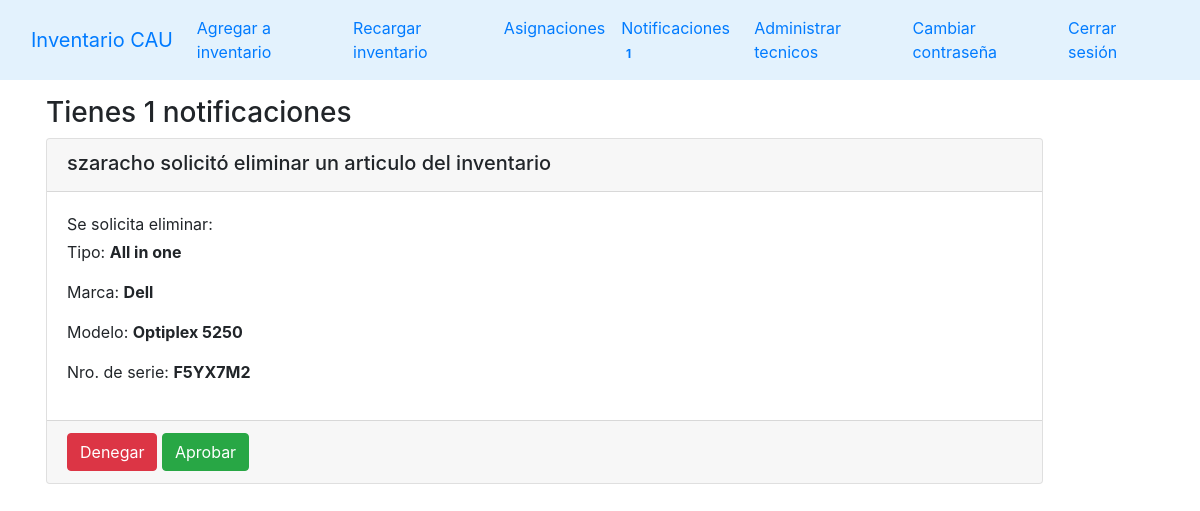
Page /notifications (signed in) on the earlier database version.
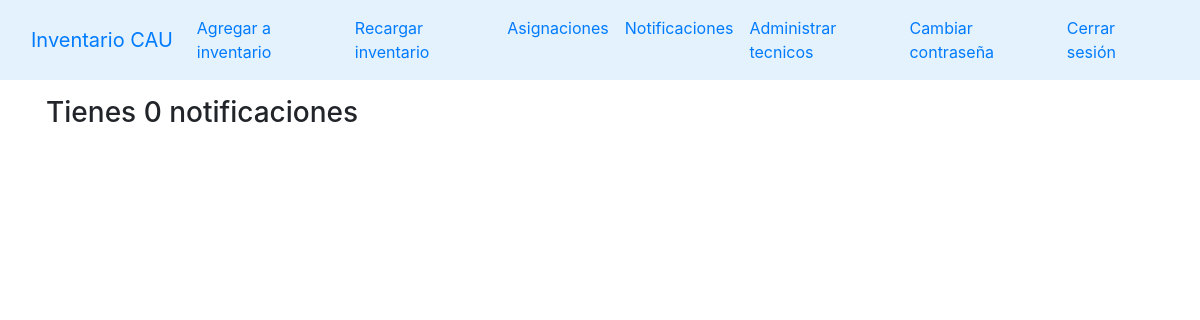
Same page on the later database version.
### stockaep/models.py (models this page shows, shortened)
class Notificacion(models.Model):
    hardware = models.ForeignKey(Hardware, on_delete=models.CASCADE, db_constraint=False)
    usuario = models.ForeignKey(User, on_delete=models.DO_NOTHING)
    realizado = models.BooleanField(default=False)
    tipo = models.CharField(max_length=20)
    estado = models.CharField(max_length=50)
    nro_de_serie = models.CharField(max_length=100)

class Hardware(models.Model):
    origenes = (
        ('T4', 'T4'),
        ('CAU', 'CAU'),
        ('Yenny', 'Yenny')
    )
    tipo = models.ForeignKey(Tipo, on_delete=models.CASCADE)
    marca = models.ForeignKey(Marca, on_delete=models.CASCADE)
    modelo = models.ForeignKey(Modelo, on_delete=models.CASCADE)
    nro_de_serie = models.CharField(max_length=100, blank=True)
    ubicacion = models.ForeignKey(Ubicacion, on_delete=models.CASCADE)
    estado = models.ForeignKey(Estado, on_delete=models.CASCADE)
    observaciones = models.TextField(max_length=500, blank=True)
    origen = models.CharField(choices=origenes, max_length=10, default='CAU')
    class Meta:
        ordering = ['tipo']

class Tipo(models.Model):
    name = models.CharField(max_length=50, unique=True)
    class Meta:
        ordering = ['name']
    def __str__(self) -> str:
        return self.name

class Marca(models.Model):
    nombre = models.CharField(max_length=50, null=False, default='S/D', unique=True)
    class Meta:
        ordering = ['nombre']
    def __str__(self):
        return self.nombre

class Modelo(models.Model):
    nombre = models.CharField(max_length=100, null=False, default='S/D')
    class Meta:
        ordering = ['nombre']
    def __str__(self):
        return self.nombre

### stockaep/decorators.py (the view)
    def wrapper_func(request, *args,**kwargs):
        group = None
        if request.user.groups.exists():
            group=request.user.groups.all()[0].name
        if group == 'user':
            return redirect('index')
        if group == 'admin':
            return view_func(request,*args,**kwargs)

### stockaep/views.py (called while the page is built)
@login_required(login_url='login')
@admin_only
def notificaciones(request):
    ctx={'link':'notification'}
    status = request.GET.get('status', False)
    if status == 'cancel':
        ctx['status'] = True
        ctx['title'] = 'Peticion cancelada'
        ctx['msg'] = 'Se ha cancelado la petición correctamente.'
    elif status == 'accept':
        ctx['status'] = True
        ctx['title'] = 'Peticion aprobada'
        ctx['msg'] = 'Se ha aprobado la petición correctamente.'
    notificaciones = Notificacion.objects.filter(realizado = False)
    ctx['notificaciones'] = notificaciones
    ctx['cant_notificaciones'] = len(notificaciones)
    return render(request, 'main.html', ctx)

### templates/main.html (shortened to what this page needs)
{% load static %}
<!DOCTYPE html>
<html lang="en">
<head>
    <link rel="stylesheet" href="https://stackpath.bootstrapcdn.com/bootstrap/4.5.0/css/bootstrap.min.css"0>
</head>
<body>
    {% include "navbar.html" %}
    {% if link == 'index' %}
        {% include 'list_hardware.html' %}
    {% elif link == 'create' %}
        {% include 'add_to_inventary.html' %}
    {% elif link == 'edit' %}
        {% include 'edit_hardware.html' %}
    {% elif link == 'notification' %}
        {% include 'notifications.html' %}
    {% elif link == 'asignaciones'%}
        {% include 'asignaciones.html' %}
    {% elif link == "admin_users" %}
        {% include "admin_users.html" %}
    {% elif link == "cambio_contraseña" %}
        {% include "cambio_contraseña.html" %}
    {% endif %}
</body>
</html>

### templates/navbar.html (shortened to what this page needs)
  <nav class="navbar navbar-expand-lg bg-body-tertiary" style="background-color: #e3f2fd;" data-bs-theme="dark">
    <div class="container-fluid">
        <a class="navbar-brand" href="/">Inventario CAU</a>
        <div class="collapse navbar-collapse" id="navbarNavDropdown">
            <ul class="navbar-nav">
                <li class="nav-item">
                    <a class="nav-link" href="{% url 'create' %}">Agregar a inventario</a>
                </li>
                <li class="nav-item">
                    <a class="nav-link" href="{% url 'reload' %}">Recargar inventario</a>
                </li>
                <li class="nav-item">
                    <a href="{% url 'asignaciones' %}" class="nav-link">Asignaciones</a>
                </li>
                {% if request.user.is_staff %}
                <li class="nav-item">
                    <a class="nav-link" href="{% url 'notifications' %}">
                        {% if cant_notificaciones > 0 %}
                        Notificaciones <span class="badge text-bg-secondary">{{ cant_notificaciones }}
                            {% else %}
                            Notificaciones
                        {% endif %}
                    </a>
                </li>
                {% endif %}
                {% if request.user.is_staff %}
                <li class="nav-item">
                    <a class="nav-link" href="{% url 'admin_users' %}">
                        Administrar tecnicos
                    </a>
                </li>
                {% endif %}
                <li class="nav-item"><a href="{% url 'cambio_contraseña' %}" class="nav-link">Cambiar contraseña</a></li>
                <li class="nav-item"><a class="nav-link" href="/logout">Cerrar sesión</a></li>
            </ul>
        </div>
    </div>
</nav>

### templates/notifications.html (shortened to what this page needs)
{% load static%}
{% block content %}
<div class="container p-3">
    <h3>Tienes {{cant_notificaciones}} notificaciones</h3>
    <div class="list-group">
    {% for n in notificaciones%}
        <div class="mb-3
        {% if n.tipo == 'DELETE' %}
        text-bg-danger
        card
        {% elif n.tipo == 'EDIT'%}
        text-bg-danger
        card
        {% elif n.tipo == 'CREATE' %}
        text-bg-danger
        card
        {% endif %}"
        style="max-width: 90%;"
        >
            <div class="card-header">
                {% if n.tipo == 'DELETE' %}
                    <h5 class="mb-1">{{n.usuario.username}} solicitó eliminar un articulo del inventario</h5>
                {% elif n.tipo == 'EDIT'%}
                    <h5 class="mb-1">{{n.usuario.username}} solicitó modificar un articulo del inventario</h5>
                {% elif n.tipo == 'CREATE' %}
                    <h5 class="mb-1">{{n.usuario.username}} solicitó agregar un articulo al inventario.</h5>
                {% endif %}
            </div >
            <div class="card-body">
                {% if n.tipo == 'DELETE' %}
                <p class="mb-1">Se solicita eliminar: </p>
                <p>Tipo: <b>{{n.hardware.tipo}}</b></p>
                <p>Marca: <b>{{n.hardware.marca}}</b></p>
                <p>Modelo: <b>{{n.hardware.modelo}}</b></p>
                <p>Nro. de serie: <b>{{n.hardware.nro_de_serie}}</b></p>
                {% elif n.tipo == 'CREATE' %}
                <p class="mb-1">Se solicita crear: </p>
                <p>Tipo: <b>{{n.hardware.tipo}}</b></p>
                <p>Marca: <b>{{n.hardware.marca}}</b></p>
                <p>Modelo: <b>{{n.hardware.modelo}}</b></p>
                <p>Nro. de serie: <b>{{n.hardware.nro_de_serie}}</b></p>
                {% endif %}
            </div>
            <div class="card-footer">
                <a as="button" class="btn btn-danger" href="action?id={{n.id}}&status=cancel">Denegar</a>
                <a as="button" class="btn btn-success" href="action?id={{n.id}}&status=accept">Aprobar</a>
            </div>
        </div>
    {% endfor %}
    </div>
</div>
{% endblock %}

Differences in the rows shown:
removed Notificacion: usuario.username "szaracho", hardware.tipo "All in one", hardware.marca "Dell", hardware.modelo "Optiplex 5250", hardware.nro_de_serie "F5YX7M2"
Other differences:
{{ cant_notificaciones }}: "1" → "0"
{{ cant_notificaciones }}: "1" → (not shown)
